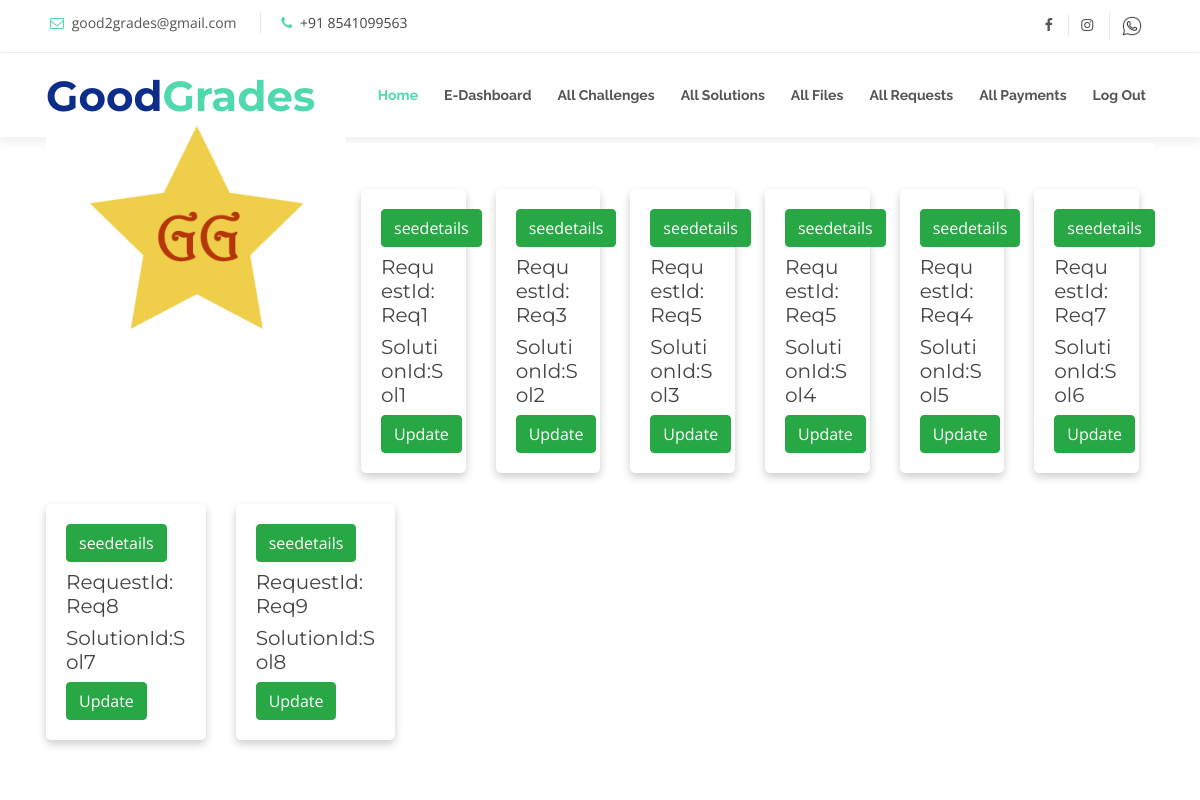
/halloffame/challenges/gg/solutions/ (signed in), run on the app's committed database.
### halls/models.py (models this page shows, shortened)
class Solution(models.Model):
     ans = models.TextField()
     solutionfile = models.FileField(upload_to='files/solutions',blank='True', validators=[validate_file_solution])
     request = models.ForeignKey(Request,on_delete=models.SET_NULL,null=True)

class Request(models.Model):
    tutorName = models.CharField(max_length = 255)
    HowToSolve = models.TextField()
    tutorId = models.IntegerField()
    tutorNumber = models.CharField(verbose_name="phone number", max_length=10)
    challenge = models.ForeignKey(Challenge, on_delete=models.SET_NULL, null=True)
    submitted = models.BooleanField(default = False)
    confirmed = models.BooleanField(default=False)
    completed = models.BooleanField(default=False)
    payment_completed = models.BooleanField(default=False)

### halls/views.py (the view)
# urls.py: path('halloffame/challenges/gg/solutions/',views.allsolutions, name='allsolutions'),
@login_required
@employee_required
def allsolutions(request):
    solutions = Solution.objects
    return render(request,'halls/allsolutions.html',{'solutions':solutions})

### halls/templates/halls/allsolutions.html (shortened to what this page needs)
{%extends 'halls/base.html'%}
{% block content %}
<div class = "container">
  <section id="portfolio" class="wow fadeInUp">
    <div class="row">
    {% for s in solutions.all %}
       <div class="col-lg-2 col-sm-3 mb-2" style="margin-top: 2%">
           <div class="card shadow border-0 h-100">
               <div class="card-body">
             <a href="{% url 'detail_solution' s.id%}" class="btn btn-success">seedetails</a>
               <h5 class="my-2">RequestId:Req{{s.request.id}}</h5>
               <h5 class="my-2">SolutionId:Sol{{s.id}}</h5>
               <a href="{% url 'update_solution' s.id %}" class ='btn btn-success' ">Update</a>
             </div>
         </div>
     </div>
  {% if forloop.counter|divisibleby:6 %}
  </div>
  <div class="row">
  {% endif %}
  {% endfor %}
  </div>
  </section>
  </div>
{% endblock %}

### static/halls/css/style.css (style rules this page uses)
body { background: #fff; color: #444; font-family: "Open Sans", sans-serif; }
a { color: #50d8af; transition: 0.5s; }
h1, h2, h3, h4, h5, h6 { font-family: "Montserrat", sans-serif; font-weight: 400; margin: 0 0 20px 0; padding: 0; }
#portfolio { background: #fff; padding: 30px 0; }

### halls/templates/halls/allsolutions.html (style rules this page uses)
.card { box-shadow: 0 4px 8px 0 rgba(0,0,0,0.2); transition: 0.3s; border-radius: 5px; }
.container { padding: 2px 16px; }

### data on the page
Solution: request.id "1", id "1"
Solution: request.id "3", id "2"
Solution: request.id "5", id "3"
Solution: request.id "5", id "4"
Solution: request.id "4", id "5"
Solution: request.id "7", id "6"
Solution: request.id "8", id "7"
Solution: request.id "9", id "8"
